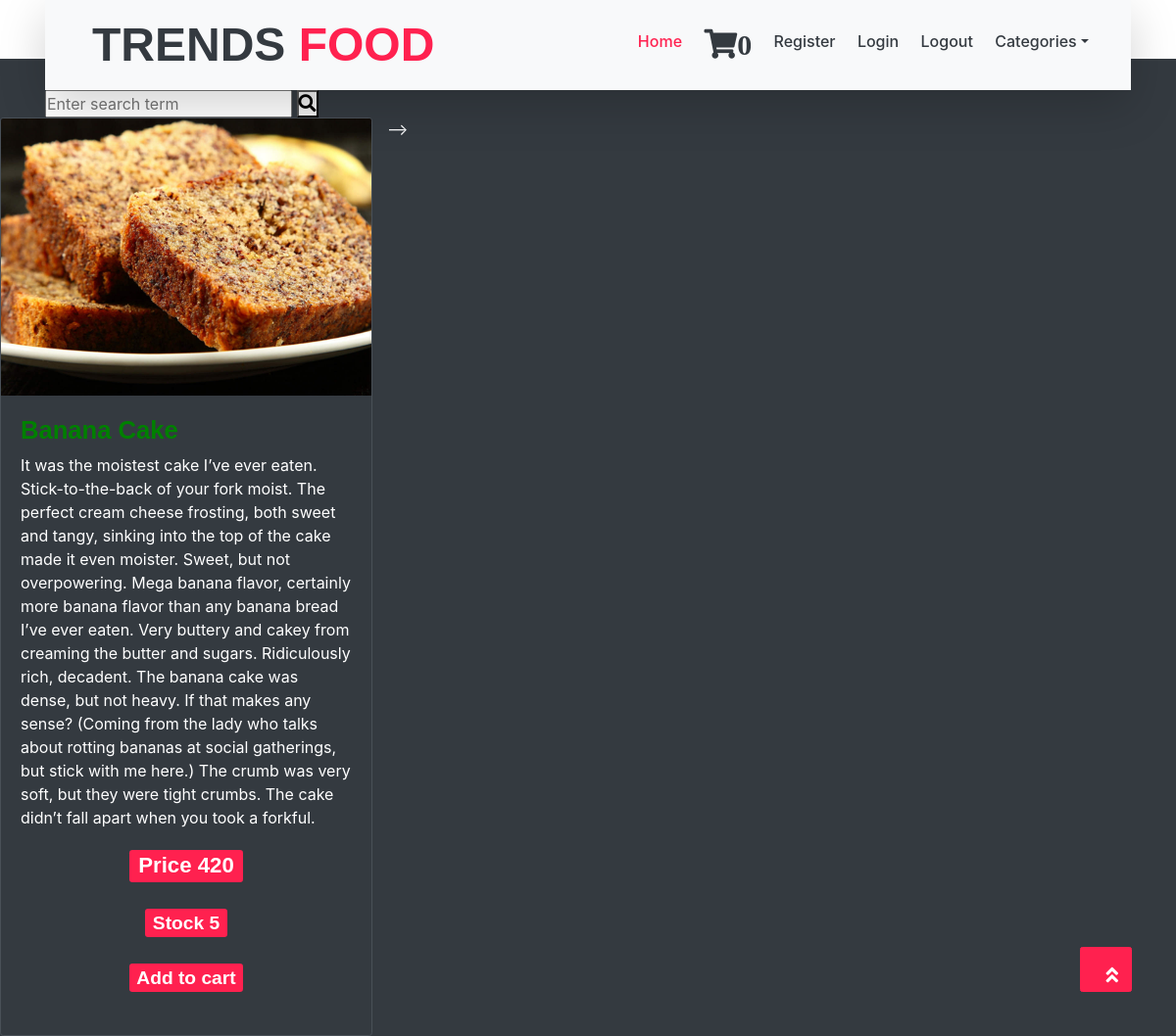
The app's page /fruit-recipies/banana-cake/ with its own data.
### shop/models.py (models this page shows, shortened)
class products(models.Model):
    name = models.CharField(max_length=200, unique=True)
    slug = models.SlugField(max_length=200, unique=True)
    img = models.ImageField(upload_to='product')
    desc = models.TextField()
    stock = models.IntegerField()
    available = models.BooleanField()
    price = models.IntegerField()
    category = models.ForeignKey(catgry, on_delete=models.CASCADE)
    class Meta:
        ordering = ('name',)

### shop/views.py (the view)
# urls.py: path('<slug:c_slug>/<slug:prod_slug>/', views.prod_detail, name='prod_detail'),
def prod_detail(request, c_slug, prod_slug):
    try:
        prod = products.objects.get(category__slug=c_slug, slug=prod_slug)
    except Exception as e:
        raise e
    return render(request, 'items.html', {'pr': prod})

### cart/context_processor.py (called while the page is built)
def count(request):
    item_count = 0
    if 'admin' in request.path:
        return {}
    else:
        try:
            ct = cartlist.objects.filter(cart_id=c_id(request))
            cti = items.objects.all().filter(cart=ct[:1])
            for c in cti:
                item_count+=c.quntity
        except cartlist.DoesNotExist:
            item_count = 0
        return dict(itc=item_count)

### cart/views.py (called while the page is built)
def c_id(request):
    ct_id = request.session.session_key
    if not ct_id:
        ct_id = request.session.create()
    return ct_id

### templates/items.html (shortened to what this page needs)
{% extends 'base.html' %}
{% load static %}
{% block content %}
<!DOCTYPE html>
<html lang="en">
<head>
    <link rel="stylesheet" href="{% static 'assets/vendors/themify-icons/css/themify-icons.css' %}">
    <link rel="stylesheet" href="{% static 'assets/vendors/animate/animate.css' %}">
	<link rel="stylesheet" href="{% static 'assets/css/foodhut.css' %}">
</head>
<body data-spy="scroll" data-target=".navbar" data-offset="40" id="home">
        <div class="tab-content" id="pills-tabContent">
            <div class="tab-pane fade show active" id="foods" role="tabpanel" aria-labelledby="pills-home-tab">
                <div class="row">
                    <div class="col-md-4">
                        <div class="card bg-transparent border my-3 my-md-0">
                            <img src={{pr.img.url}} alt="template by DevCRID http://www.devcrud.com/" class="rounded-0 card-img-top mg-responsive">
                            <div class="card-body">
                                <h4 style="color:green" class="pt20 pb20">{{pr.name}}</h4>
                                <p class="text-white">{{pr.desc}}</p>
                                <h3 class="text-center mb-4"><a href="#" class="badge badge-primary">Price {{pr.price}}</a></h3>
                                <h4 class="text-center mb-4"><a href="#" class="badge badge-primary">Stock {{pr.stock}}</a></h4>
                                {% if pr.stock <= 0 %}
                               <center><h5 style="color:red">Sorry no stock left</h5></center>
                                {% else %}
                             <h4 class="text-center mb-4"><a href="{% url 'AddCart' pr.id %}" class="badge badge-primary">Add to cart</a></h4>
                                {% endif %}
                            </div>
                        </div>
                    </div>
-->
                </div>
            </div>
        </div>
</body>
</html>
{% endblock %}

### records on screen
products: img (picture), desc "It was the moistest cake I’ve ever eaten. Stick-to-the-back of your fork moist. The perfect cream cheese frosting, both sweet and tangy, sinking into the top of the cake made it even moister. Sweet, but not overpowering. Mega banana flavor, certainly more banana flavor than any banana bread I’ve ever eaten. Very buttery and cakey from creaming the butter and sugars. Ridiculously rich, decadent. The banana cake was dense, but not heavy. If that makes any sense? (Coming from the lady who talks about rotting bananas at social gatherings, but stick with me here.) The crumb was very soft, but they were tight crumbs. The cake didn’t fall apart when you took a forkful.", price "420", stock "5"

### other values on screen
{{ itc }} "0"
